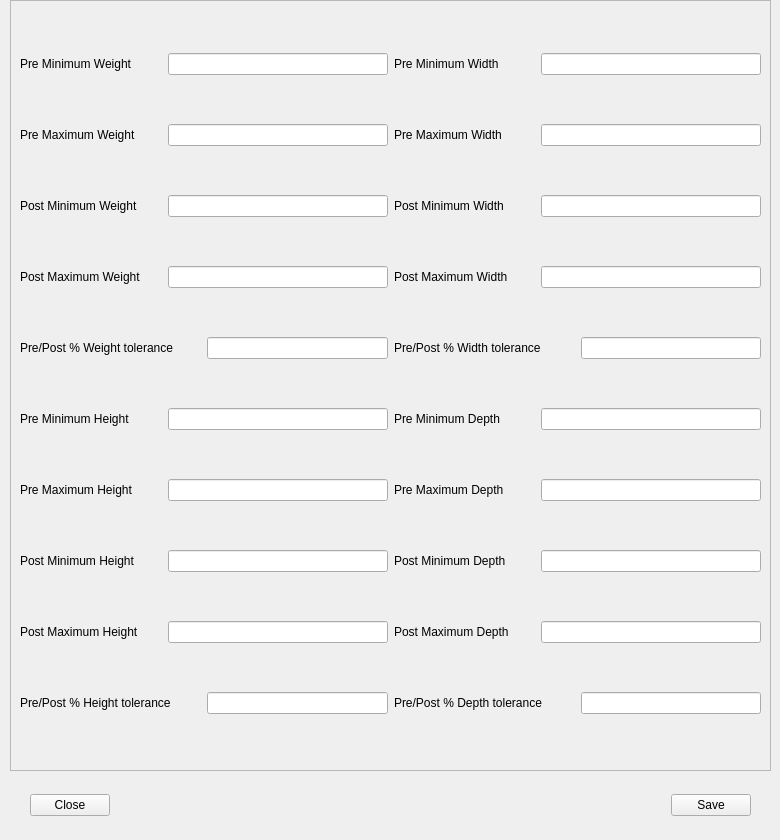
     <widget class="QWidget" name="tab_3">
      <attribute name="title">
       <string>Sample Criteria</string>
      </attribute>
      <widget class="QFrame" name="frame_2">
       <property name="geometry">
        <rect>
         <x>10</x>
         <y>0</y>
         <width>761</width>
         <height>771</height>
        </rect>
       </property>
       <property name="frameShape">
        <enum>QFrame::StyledPanel</enum>
       </property>
       <property name="frameShadow">
        <enum>QFrame::Raised</enum>
       </property>
       <layout class="QGridLayout" name="gridLayout_3">
        <item row="5" column="0">
         <layout class="QHBoxLayout" name="horizontalLayout_46">
          <item>
           <widget class="QLabel" name="label_42">
            <property name="text">
             <string>Pre Minimum Height</string>
            </property>
           </widget>
          </item>
          <item>
           <widget class="QLineEdit" name="lineEdit_41">
            <property name="enabled">
             <bool>true</bool>
            </property>
            <property name="sizePolicy">
             <sizepolicy hsizetype="Minimum" vsizetype="Fixed">
              <horstretch>0</horstretch>
              <verstretch>0</verstretch>
             </sizepolicy>
            </property>
            <property name="minimumSize">
             <size>
              <width>220</width>
              <height>0</height>
             </size>
            </property>
            <property name="maximumSize">
             <size>
              <width>350</width>
              <height>16777215</height>
             </size>
            </property>
            <property name="maxLength">
             <number>660</number>
            </property>
            <property name="echoMode">
             <enum>QLineEdit::Normal</enum>
            </property>
           </widget>
          </item>
         </layout>
        </item>
        <item row="5" column="1">
         <layout class="QHBoxLayout" name="horizontalLayout_36">
          <item>
           <widget class="QLabel" name="label_34">
            <property name="text">
             <string>Pre Minimum Depth</string>
            </property>
           </widget>
          </item>
          <item>
           <widget class="QLineEdit" name="lineEdit_34">
            <property name="enabled">
             <bool>true</bool>
            </property>
            <property name="sizePolicy">
             <sizepolicy hsizetype="Minimum" vsizetype="Fixed">
              <horstretch>0</horstretch>
              <verstretch>0</verstretch>
             </sizepolicy>
            </property>
            <property name="minimumSize">
             <size>
              <width>220</width>
              <height>0</height>
             </size>
            </property>
            <property name="maximumSize">
             <size>
              <width>350</width>
              <height>16777215</height>
             </size>
            </property>
            <property name="maxLength">
             <number>660</number>
            </property>
            <property name="echoMode">
             <enum>QLineEdit::Normal</enum>
            </property>
           </widget>
          </item>
         </layout>
        </item>
        <item row="6" column="1">
         <layout class="QHBoxLayout" name="horizontalLayout_34">
          <item>
           <widget class="QLabel" name="label_32">
            <property name="text">
             <string>Pre Maximum Depth</string>
            </property>
           </widget>
          </item>
          <item>
           <widget class="QLineEdit" name="lineEdit_32">
            <property name="enabled">
             <bool>true</bool>
            </property>
            <property name="sizePolicy">
             <sizepolicy hsizetype="Minimum" vsizetype="Fixed">
              <horstretch>0</horstretch>
              <verstretch>0</verstretch>
             </sizepolicy>
            </property>
            <property name="minimumSize">
             <size>
              <width>220</width>
              <height>0</height>
             </size>
            </property>
            <property name="maximumSize">
             <size>
              <width>350</width>
              <height>16777215</height>
             </size>
            </property>
            <property name="maxLength">
             <number>660</number>
            </property>
            <property name="echoMode">
             <enum>QLineEdit::Normal</enum>
            </property>
           </widget>
          </item>
         </layout>
        </item>
        <item row="6" column="0">
         <layout class="QHBoxLayout" name="horizontalLayout_42">
          <item>
           <widget class="QLabel" name="label_37">
            <property name="text">
             <string>Pre Maximum Height</string>
            </property>
           </widget>
          </item>
          <item>
           <widget class="QLineEdit" name="lineEdit_37">
            <property name="enabled">
             <bool>true</bool>
            </property>
            <property name="sizePolicy">
             <sizepolicy hsizetype="Minimum" vsizetype="Fixed">
              <horstretch>0</horstretch>
              <verstretch>0</verstretch>
             </sizepolicy>
            </property>
            <property name="minimumSize">
             <size>
              <width>220</width>
              <height>0</height>
             </size>
            </property>
            <property name="maximumSize">
             <size>
              <width>350</width>
              <height>16777215</height>
             </size>
            </property>
            <property name="maxLength">
             <number>660</number>
            </property>
            <property name="echoMode">
             <enum>QLineEdit::Normal</enum>
            </property>
           </widget>
          </item>
         </layout>
        </item>
        <item row="7" column="1">
         <layout class="QHBoxLayout" name="horizontalLayout_43">
          <item>
           <widget class="QLabel" name="label_38">
            <property name="text">
             <string>Post Minimum Depth</string>
            </property>
           </widget>
          </item>
          <item>
           <widget class="QLineEdit" name="lineEdit_38">
            <property name="enabled">
             <bool>true</bool>
            </property>
            <property name="sizePolicy">
             <sizepolicy hsizetype="Minimum" vsizetype="Fixed">
              <horstretch>0</horstretch>
              <verstretch>0</verstretch>
             </sizepolicy>
            </property>
            <property name="minimumSize">
             <size>
              <width>220</width>
              <height>0</height>
             </size>
            </property>
            <property name="maximumSize">
             <size>
              <width>350</width>
              <height>16777215</height>
             </size>
            </property>
            <property name="maxLength">
             <number>660</number>
            </property>
            <property name="echoMode">
             <enum>QLineEdit::Normal</enum>
            </property>
           </widget>
          </item>
         </layout>
        </item>
        <item row="7" column="0">
         <layout class="QHBoxLayout" name="horizontalLayout_37">
          <item>
           <widget class="QLabel" name="label_35">
            <property name="text">
             <string>Post Minimum Height</string>
            </property>
           </widget>
          </item>
          <item>
           <widget class="QLineEdit" name="lineEdit_35">
            <property name="enabled">
             <bool>true</bool>
            </property>
            <property name="sizePolicy">
             <sizepolicy hsizetype="Minimum" vsizetype="Fixed">
              <horstretch>0</horstretch>
              <verstretch>0</verstretch>
             </sizepolicy>
            </property>
            <property name="minimumSize">
             <size>
              <width>220</width>
              <height>0</height>
             </size>
            </property>
            <property name="maximumSize">
             <size>
              <width>350</width>
              <height>16777215</height>
             </size>
            </property>
            <property name="maxLength">
             <number>660</number>
            </property>
            <property name="echoMode">
             <enum>QLineEdit::Normal</enum>
            </property>
           </widget>
          </item>
         </layout>
        </item>
        <item row="0" column="0">
         <layout class="QHBoxLayout" name="horizontalLayout_16">
          <item>
           <widget class="QLabel" name="label_15">
            <property name="text">
             <string>Pre Minimum Weight</string>
            </property>
           </widget>
          </item>
          <item>
           <widget class="QLineEdit" name="lineEdit_9">
            <property name="enabled">
             <bool>true</bool>
            </property>
            <property name="sizePolicy">
             <sizepolicy hsizetype="Minimum" vsizetype="Fixed">
              <horstretch>0</horstretch>
              <verstretch>0</verstretch>
             </sizepolicy>
            </property>
            <property name="minimumSize">
             <size>
              <width>220</width>
              <height>0</height>
             </size>
            </property>
            <property name="maximumSize">
             <size>
              <width>350</width>
              <height>16777215</height>
             </size>
            </property>
            <property name="maxLength">
             <number>660</number>
            </property>
            <property name="echoMode">
             <enum>QLineEdit::Normal</enum>
            </property>
           </widget>
          </item>
         </layout>
        </item>
        <item row="0" column="1">
         <layout class="QHBoxLayout" name="horizontalLayout_29">
          <item>
           <widget class="QLabel" name="label_27">
            <property name="text">
             <string>Pre Minimum Width</string>
            </property>
           </widget>
          </item>
          <item>
           <widget class="QLineEdit" name="lineEdit_27">
            <property name="enabled">
             <bool>true</bool>
            </property>
            <property name="sizePolicy">
             <sizepolicy hsizetype="Minimum" vsizetype="Fixed">
              <horstretch>0</horstretch>
              <verstretch>0</verstretch>
             </sizepolicy>
            </property>
            <property name="minimumSize">
             <size>
              <width>220</width>
              <height>0</height>
             </size>
            </property>
            <property name="maximumSize">
             <size>
              <width>350</width>
              <height>16777215</height>
             </size>
            </property>
            <property name="maxLength">
             <number>660</number>
            </property>
            <property name="echoMode">
             <enum>QLineEdit::Normal</enum>
            </property>
           </widget>
          </item>
         </layout>
        </item>
        <item row="1" column="0">
         <layout class="QHBoxLayout" name="horizontalLayout_17">
          <item>
           <widget class="QLabel" name="label_16">
            <property name="text">
             <string>Pre Maximum Weight</string>
            </property>
           </widget>
          </item>
          <item>
           <widget class="QLineEdit" name="lineEdit_19">
            <property name="enabled">
             <bool>true</bool>
            </property>
            <property name="sizePolicy">
             <sizepolicy hsizetype="Minimum" vsizetype="Fixed">
              <horstretch>0</horstretch>
              <verstretch>0</verstretch>
             </sizepolicy>
            </property>
            <property name="minimumSize">
             <size>
              <width>220</width>
              <height>0</height>
             </size>
            </property>
            <property name="maximumSize">
             <size>
              <width>350</width>
              <height>16777215</height>
             </size>
            </property>
            <property name="maxLength">
             <number>660</number>
            </property>
            <property name="echoMode">
             <enum>QLineEdit::Normal</enum>
            </property>
           </widget>
          </item>
         </layout>
        </item>
        <item row="2" column="0">
         <layout class="QHBoxLayout" name="horizontalLayout_19">
          <item>
           <widget class="QLabel" name="label_17">
            <property name="text">
             <string>Post Minimum Weight</string>
            </property>
           </widget>
          </item>
          <item>
           <widget class="QLineEdit" name="lineEdit_24">
            <property name="enabled">
             <bool>true</bool>
            </property>
            <property name="sizePolicy">
             <sizepolicy hsizetype="Minimum" vsizetype="Fixed">
              <horstretch>0</horstretch>
              <verstretch>0</verstretch>
             </sizepolicy>
            </property>
            <property name="minimumSize">
             <size>
              <width>220</width>
              <height>0</height>
             </size>
            </property>
            <property name="maximumSize">
             <size>
              <width>350</width>
              <height>16777215</height>
             </size>
            </property>
            <property name="maxLength">
             <number>660</number>
            </property>
            <property name="echoMode">
             <enum>QLineEdit::Normal</enum>
            </property>
           </widget>
          </item>
         </layout>
        </item>
        <item row="1" column="1">
         <layout class="QHBoxLayout" name="horizontalLayout_30">
          <item>
           <widget class="QLabel" name="label_28">
            <property name="text">
             <string>Pre Maximum Width</string>
            </property>
           </widget>
          </item>
          <item>
           <widget class="QLineEdit" name="lineEdit_28">
            <property name="enabled">
             <bool>true</bool>
            </property>
            <property name="sizePolicy">
             <sizepolicy hsizetype="Minimum" vsizetype="Fixed">
              <horstretch>0</horstretch>
              <verstretch>0</verstretch>
             </sizepolicy>
            </property>
            <property name="minimumSize">
             <size>
              <width>220</width>
              <height>0</height>
             </size>
            </property>
            <property name="maximumSize">
             <size>
              <width>350</width>
              <height>16777215</height>
             </size>
            </property>
            <property name="maxLength">
             <number>660</number>
            </property>
            <property name="echoMode">
             <enum>QLineEdit::Normal</enum>
            </property>
           </widget>
          </item>
         </layout>
        </item>
        <item row="3" column="0">
         <layout class="QHBoxLayout" name="horizontalLayout_27">
          <item>
           <widget class="QLabel" name="label_18">
            <property name="text">
             <string>Post Maximum Weight</string>
            </property>
           </widget>
          </item>
          <item>
           <widget class="QLineEdit" name="lineEdit_25">
            <property name="enabled">
             <bool>true</bool>
            </property>
            <property name="sizePolicy">
             <sizepolicy hsizetype="Minimum" vsizetype="Fixed">
              <horstretch>0</horstretch>
              <verstretch>0</verstretch>
             </sizepolicy>
            </property>
            <property name="minimumSize">
             <size>
              <width>220</width>
              <height>0</height>
             </size>
            </property>
            <property name="maximumSize">
             <size>
              <width>350</width>
              <height>16777215</height>
             </size>
            </property>
            <property name="maxLength">
             <number>660</number>
            </property>
            <property name="echoMode">
             <enum>QLineEdit::Normal</enum>
            </property>
           </widget>
          </item>
         </layout>
        </item>
        <item row="2" column="1">
         <layout class="QHBoxLayout" name="horizontalLayout_31">
          <item>
           <widget class="QLabel" name="label_29">
            <property name="text">
             <string>Post Minimum Width</string>
            </property>
           </widget>
          </item>
          <item>
           <widget class="QLineEdit" name="lineEdit_29">
            <property name="enabled">
             <bool>true</bool>
            </property>
            <property name="sizePolicy">
             <sizepolicy hsizetype="Minimum" vsizetype="Fixed">
              <horstretch>0</horstretch>
              <verstretch>0</verstretch>
             </sizepolicy>
            </property>
            <property name="minimumSize">
             <size>
              <width>220</width>
              <height>0</height>
             </size>
            </property>
            <property name="maximumSize">
             <size>
              <width>350</width>
              <height>16777215</height>
             </size>
            </property>
            <property name="maxLength">
             <number>660</number>
            </property>
            <property name="echoMode">
             <enum>QLineEdit::Normal</enum>
            </property>
           </widget>
          </item>
         </layout>
        </item>
        <item row="4" column="0">
         <layout class="QHBoxLayout" name="horizontalLayout_28">
          <item>
           <widget class="QLabel" name="label_19">
            <property name="text">
             <string>Pre/Post % Weight tolerance</string>
            </property>
           </widget>
          </item>
          <item>
           <widget class="QLineEdit" name="lineEdit_26">
            <property name="enabled">
             <bool>true</bool>
            </property>
            <property name="sizePolicy">
             <sizepolicy hsizetype="Minimum" vsizetype="Fixed">
              <horstretch>0</horstretch>
              <verstretch>0</verstretch>
             </sizepolicy>
            </property>
            <property name="minimumSize">
             <size>
              <width>100</width>
              <height>0</height>
             </size>
            </property>
            <property name="maximumSize">
             <size>
              <width>350</width>
              <height>16777215</height>
             </size>
            </property>
            <property name="maxLength">
             <number>660</number>
            </property>
            <property name="echoMode">
             <enum>QLineEdit::Normal</enum>
            </property>
           </widget>
          </item>
         </layout>
        </item>
        <item row="3" column="1">
         <layout class="QHBoxLayout" name="horizontalLayout_32">
          <item>
           <widget class="QLabel" name="label_30">
            <property name="text">
             <string>Post Maximum Width</string>
            </property>
           </widget>
          </item>
          <item>
           <widget class="QLineEdit" name="lineEdit_30">
            <property name="enabled">
             <bool>true</bool>
            </property>
            <property name="sizePolicy">
             <sizepolicy hsizetype="Minimum" vsizetype="Fixed">
              <horstretch>0</horstretch>
              <verstretch>0</verstretch>
             </sizepolicy>
            </property>
            <property name="minimumSize">
             <size>
              <width>220</width>
              <height>0</height>
             </size>
            </property>
            <property name="maximumSize">
             <size>
              <width>350</width>
              <height>16777215</height>
             </size>
            </property>
            <property name="maxLength">
             <number>660</number>
            </property>
            <property name="echoMode">
             <enum>QLineEdit::Normal</enum>
            </property>
           </widget>
          </item>
         </layout>
        </item>
        <item row="4" column="1">
         <layout class="QHBoxLayout" name="horizontalLayout_33">
          <item>
           <widget class="QLabel" name="label_31">
            <property name="text">
             <string>Pre/Post % Width tolerance</string>
            </property>
           </widget>
          </item>
          <item>
           <widget class="QLineEdit" name="lineEdit_31">
            <property name="enabled">
             <bool>true</bool>
            </property>
            <property name="sizePolicy">
             <sizepolicy hsizetype="Minimum" vsizetype="Fixed">
              <horstretch>0</horstretch>
              <verstretch>0</verstretch>
             </sizepolicy>
            </property>
            <property name="minimumSize">
             <size>
              <width>100</width>
              <height>0</height>
             </size>
            </property>
            <property name="maximumSize">
             <size>
              <width>350</width>
              <height>16777215</height>
             </size>
            </property>
            <property name="maxLength">
             <number>660</number>
            </property>
            <property name="echoMode">
             <enum>QLineEdit::Normal</enum>
            </property>
           </widget>
          </item>
         </layout>
        </item>
        <item row="8" column="0">
         <layout class="QHBoxLayout" name="horizontalLayout_35">
          <item>
           <widget class="QLabel" name="label_33">
            <property name="text">
             <string>Post Maximum Height</string>
            </property>
           </widget>
          </item>
          <item>
           <widget class="QLineEdit" name="lineEdit_33">
            <property name="enabled">
             <bool>true</bool>
            </property>
            <property name="sizePolicy">
             <sizepolicy hsizetype="Minimum" vsizetype="Fixed">
              <horstretch>0</horstretch>
              <verstretch>0</verstretch>
             </sizepolicy>
            </property>
            <property name="minimumSize">
             <size>
              <width>220</width>
              <height>0</height>
             </size>
            </property>
            <property name="maximumSize">
             <size>
              <width>350</width>
              <height>16777215</height>
             </size>
            </property>
            <property name="maxLength">
             <number>660</number>
            </property>
            <property name="echoMode">
             <enum>QLineEdit::Normal</enum>
            </property>
           </widget>
          </item>
         </layout>
        </item>
        <item row="8" column="1">
         <layout class="QHBoxLayout" name="horizontalLayout_44">
          <item>
           <widget class="QLabel" name="label_40">
            <property name="text">
             <string>Post Maximum Depth</string>
            </property>
           </widget>
          </item>
          <item>
           <widget class="QLineEdit" name="lineEdit_39">
            <property name="enabled">
             <bool>true</bool>
            </property>
            <property name="sizePolicy">
             <sizepolicy hsizetype="Minimum" vsizetype="Fixed">
              <horstretch>0</horstretch>
              <verstretch>0</verstretch>
             </sizepolicy>
            </property>
            <property name="minimumSize">
             <size>
              <width>220</width>
              <height>0</height>
             </size>
            </property>
            <property name="maximumSize">
             <size>
              <width>350</width>
              <height>16777215</height>
             </size>
            </property>
            <property name="maxLength">
             <number>660</number>
            </property>
            <property name="echoMode">
             <enum>QLineEdit::Normal</enum>
            </property>
           </widget>
          </item>
         </layout>
        </item>
        <item row="9" column="0">
         <layout class="QHBoxLayout" name="horizontalLayout_38">
          <item>
           <widget class="QLabel" name="label_36">
            <property name="text">
             <string>Pre/Post % Height tolerance</string>
            </property>
           </widget>
          </item>
          <item>
           <widget class="QLineEdit" name="lineEdit_36">
            <property name="enabled">
             <bool>true</bool>
            </property>
            <property name="sizePolicy">
             <sizepolicy hsizetype="Minimum" vsizetype="Fixed">
              <horstretch>0</horstretch>
              <verstretch>0</verstretch>
             </sizepolicy>
            </property>
            <property name="minimumSize">
             <size>
              <width>100</width>
              <height>0</height>
             </size>
            </property>
            <property name="maximumSize">
             <size>
              <width>350</width>
              <height>16777215</height>
             </size>
            </property>
            <property name="maxLength">
             <number>660</number>
            </property>
            <property name="echoMode">
             <enum>QLineEdit::Normal</enum>
            </property>
           </widget>
          </item>
         </layout>
        </item>
        <item row="9" column="1">
         <layout class="QHBoxLayout" name="horizontalLayout_45">
          <item>
           <widget class="QLabel" name="label_41">
            <property name="text">
             <string>Pre/Post % Depth tolerance</string>
            </property>
           </widget>
          </item>
          <item>
           <widget class="QLineEdit" name="lineEdit_40">
            <property name="enabled">
             <bool>true</bool>
            </property>
            <property name="sizePolicy">
             <sizepolicy hsizetype="Minimum" vsizetype="Fixed">
              <horstretch>0</horstretch>
              <verstretch>0</verstretch>
             </sizepolicy>
            </property>
            <property name="minimumSize">
             <size>
              <width>100</width>
              <height>0</height>
             </size>
            </property>
            <property name="maximumSize">
             <size>
              <width>350</width>
              <height>16777215</height>
             </size>
            </property>
            <property name="maxLength">
             <number>660</number>
            </property>
            <property name="echoMode">
             <enum>QLineEdit::Normal</enum>
            </property>
           </widget>
          </item>
         </layout>
        </item>
       </layout>
      </widget>
      <widget class="QWidget" name="layoutWidget">
       <property name="geometry">
        <rect>
         <x>30</x>
         <y>780</y>
         <width>721</width>
         <height>51</height>
        </rect>
       </property>
       <layout class="QHBoxLayout" name="horizontalLayout_47">
        <item>
         <widget class="QPushButton" name="pushButton_5">
          <property name="text">
           <string>Close</string>
          </property>
          <property name="autoDefault">
           <bool>false</bool>
          </property>
         </widget>
        </item>
        <item>
         <spacer name="horizontalSpacer_5">
          <property name="orientation">
           <enum>Qt::Horizontal</enum>
          </property>
          <property name="sizeHint" stdset="0">
           <size>
            <width>40</width>
            <height>20</height>
           </size>
          </property>
         </spacer>
        </item>
        <item>
         <widget class="QPushButton" name="pushButton_6">
          <property name="text">
           <string>Save</string>
          </property>
          <property name="autoDefault">
           <bool>false</bool>
          </property>
         </widget>
        </item>
       </layout>
      </widget>
     </widget>
